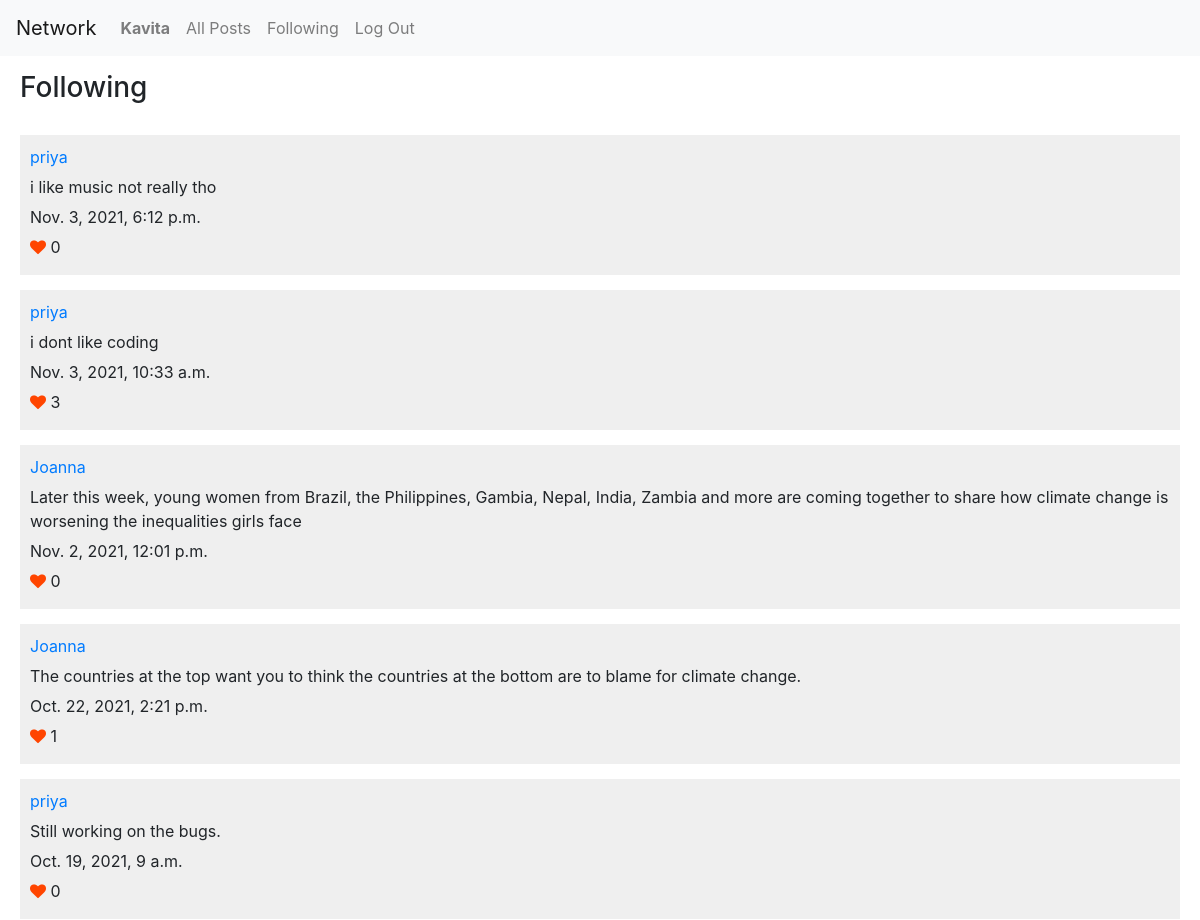
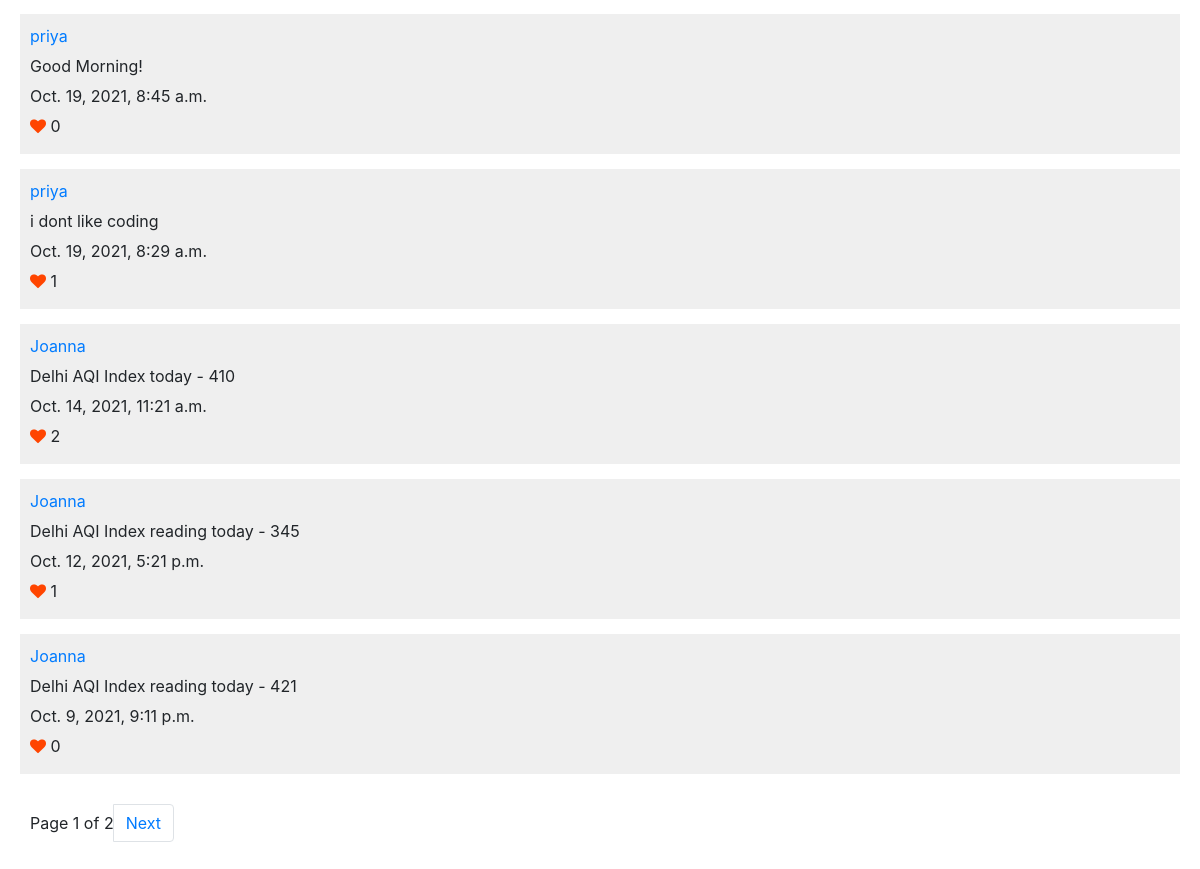
/following (signed in), run on the app's committed database (2 pictures, top to bottom).
### network/models.py (models this page shows, shortened)
class User(AbstractUser):
    follower_count = models.IntegerField(default=0)
    following_count = models.IntegerField(default=0)

class Post(models.Model):
    user = models.ForeignKey(User, on_delete=models.CASCADE, related_name="posts")
    content = models.CharField(max_length = 200)
    created_at = models.DateTimeField(auto_now_add=True)
    updated_at = models.DateTimeField(auto_now=True)
    likes_count = models.IntegerField(default=0)

### network/views.py (the view)
# urls.py: path("following", views.followed_users_posts, name="following"),
@login_required
def followed_users_posts(request):
    followed_users = Followers.objects.filter(user=request.user.id).values('following')
    posts = Post.objects.filter(user__in=followed_users)
    posts = posts.order_by("-created_at")
    page_obj = get_page_obj(posts, request)
    return render(request, 'network/following.html', {'page_obj': page_obj})

### network/views.py (called while the page is built)
def get_page_obj (datalist, request):
    paginator = Paginator (datalist, 10)
    page_number = request.GET.get('page')
    page_obj = paginator.get_page(page_number)
    return page_obj

### network/templates/network/following.html (shortened to what this page needs)
{% extends "network/layout.html" %}
{% load static %}
{% block body %}
<h3  class="page-hdr">Following</h3>
{% include "network/postsview.html" %}
{% endblock %}

### network/templates/network/layout.html (shortened to what this page needs)
{% load static %}
<!DOCTYPE html>
<html lang="en">
<head>
    <link rel="stylesheet" href="https://stackpath.bootstrapcdn.com/bootstrap/4.4.1/css/bootstrap.min.css">
    <link href="{% static 'network/styles.css' %}" rel="stylesheet">
    <link rel="stylesheet" href="https://cdnjs.cloudflare.com/ajax/libs/font-awesome/4.7.0/css/font-awesome.min.css">
</head>
<body>
    <nav class="navbar navbar-expand-lg navbar-light bg-light">
        <a class="navbar-brand" href="{% url 'index' %}">Network</a>
        <div>
            <ul class="navbar-nav mr-auto">
                {% if user.is_authenticated %}
                <li class="nav-item">
                    <a class="nav-link" href="{% url 'profile'  user.id %}"><strong>{{ user.username }}</strong></a>
                </li>
                {% endif %}
                <li class="nav-item">
                    <a class="nav-link" href="{% url 'index' %}">All Posts</a>
                </li>
                {% if user.is_authenticated %}
                <li class="nav-item">
                    <a class="nav-link" href="{% url 'following' %}">Following</a>
                </li>
                <li class="nav-item">
                    <a class="nav-link" href="{% url 'logout' %}">Log Out</a>
                </li>
                {% endif %}
            </ul>
        </div>
    </nav>
    <div class="body">
        {% block body %}
        {% endblock %}
    </div>
</body>
</html>

### network/templates/network/postsview.html (shortened to what this page needs)
﻿<div id="posts-view">
    <div id="posts">
        {% for post in page_obj %}
        <div class="post">
            <a href="{% url 'profile'  post.user.id %}">{{ post.user.username }}</a><br>
            <div name="post_read_view">
                <span class="content">{{ post.content }}</span>
            </div>
            <span class="created_at">{{ post.created_at }}</span><br>
            <i class="fa fa-heart like_toggle"  name ="like_icon" data-pid="{{post.id}}" style="color:orangered"></i> <span class="likes_count">{{ post.likes_count }}</span><br>
        </div>
        {% endfor %}
    </div>
    <ul class="pagination">
            <li class="page-item" style="display: inline-flex; align-items: center;">
                Page {{ page_obj.number }} of {{ page_obj.paginator.num_pages }}
            </li>
            {% if page_obj.has_next %}
                <li class="page-item"><a class="page-link" href="?page={{ page_obj.next_page_number }}">Next</a></li>
            {% endif %}
    </ul>
</div>

### network/static/network/styles.css (style rules this page uses)
.page-hdr { margin-top:15px; margin-bottom: 20px; margin-left: 20px; display: inline-block; }
#posts, #new-post { margin-left: 20px; margin-top: 10px; margin-right: 20px; }
.post { margin-bottom: 15px; background-color:#efefef; padding:10px; }
.post a, .post span { display: inline-block; margin-bottom: 6px; }
.pagination { margin:30px; }
.like_toggle { cursor: pointer; }

### data on the page
User: username "Kavita"
Post: user.username "priya", content "i like music not really tho", created_at "Nov. 3, 2021, 6:12 p.m.", likes_count "0"
Post: user.username "priya", content "i dont like coding", created_at "Nov. 3, 2021, 10:33 a.m.", likes_count "3"
Post: user.username "Joanna", content "Later this week, young women from Brazil, the Philippines, Gambia, Nepal, India, Zambia and more are coming together to share how climate change is worsening the inequalities girls face", created_at "Nov. 2, 2021, 12:01 p.m.", likes_count "0"
Post: user.username "Joanna", content "The countries at the top want you to think the countries at the bottom are to blame for climate change.", created_at "Oct. 22, 2021, 2:21 p.m.", likes_count "1"
Post: user.username "priya", content "Still working on the bugs.", created_at "Oct. 19, 2021, 9 a.m.", likes_count "0"
Post: user.username "priya", content "Good Morning!", created_at "Oct. 19, 2021, 8:45 a.m.", likes_count "0"
Post: user.username "priya", content "i dont like coding", created_at "Oct. 19, 2021, 8:29 a.m.", likes_count "1"
Post: user.username "Joanna", content "Delhi AQI Index today - 410", created_at "Oct. 14, 2021, 11:21 a.m.", likes_count "2"
Post: user.username "Joanna", content "Delhi AQI Index reading today - 345", created_at "Oct. 12, 2021, 5:21 p.m.", likes_count "1"
Post: user.username "Joanna", content "Delhi AQI Index reading today - 421", created_at "Oct. 9, 2021, 9:11 p.m.", likes_count "0"

### other printed values
{{ page_obj.number }} "1"
{{ page_obj.paginator.num_pages }} "2"
